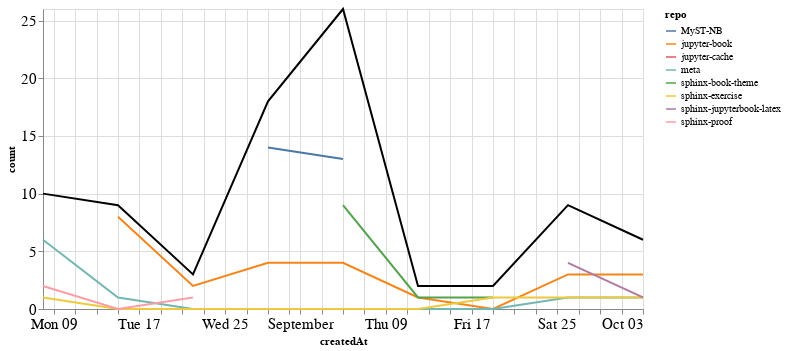

The notebook cell this image was saved under:
### Markdown cell above
### Comments

### Code cell
comments_time = comments.groupby('repo').resample('W', on='createdAt').count()['author'].reset_index()
comments_time = comments_time.rename(columns={'author': 'count'})
comments_time_total = comments_time.groupby('createdAt').agg({"count": "sum"}).reset_index()
ch1 = alt.Chart(comments_time, width=600).mark_line().encode(
    x='createdAt',
    y='count',
    color='repo',
    tooltip="repo"
)

ch2 = alt.Chart(comments_time_total, width=600).mark_line(color="black").encode(
    x='createdAt',
    y='count',
)

ch1 + ch2

### Figure 1 — Vega-Lite specification as saved in the notebook (floating-point values rounded to 4 significant figures)
{"config": {"axisLeft": {"labelFontSize": 15}, "axisBottom": {"labelFontSize": 15}}, "layer": [{"data": {"name": "data-406feecd6f3638c796db853070efd1f3"}, "mark": "line", "encoding": {"color": {"type": "nominal", "field": "repo"}, "tooltip": {"type": "nominal", "field": "repo"}, "x": {"type": "temporal", "field": "createdAt"}, "y": {"type": "quantitative", "field": "count"}}, "width": 600}, {"data": {"name": "data-69035f085f4406d6483a5a895c049c2a"}, "mark": {"type": "line", "color": "black"}, "encoding": {"x": {"type": "temporal", "field": "createdAt"}, "y": {"type": "quantitative", "field": "count"}}, "width": 600}], "$schema": "https://vega.github.io/schema/vega-lite/v4.8.1.json", "datasets": {"data-406feecd6f3638c796db853070efd1f3": [{"repo": "MyST-NB", "createdAt": "2021-08-29T00:00:00", "count": 14}, {"repo": "MyST-NB", "createdAt": "2021-09-05T00:00:00", "count": 13}, {"repo": "jupyter-book", "createdAt": "2021-08-15T00:00:00", "count": 8}, {"repo": "jupyter-book", "createdAt": "2021-08-22T00:00:00", "count": 2}, {"repo": "jupyter-book", "createdAt": "2021-08-29T00:00:00", "count": 4}, {"repo": "jupyter-book", "createdAt": "2021-09-05T00:00:00", "count": 4}, {"repo": "jupyter-book", "createdAt": "2021-09-12T00:00:00", "count": 1}, {"repo": "jupyter-book", "createdAt": "2021-09-19T00:00:00", "count": 0}, {"repo": "jupyter-book", "createdAt": "2021-09-26T00:00:00", "count": 3}, {"repo": "jupyter-book", "createdAt": "2021-10-03T00:00:00", "count": 3}, {"repo": "jupyter-cache", "createdAt": "2021-08-08T00:00:00", "count": 1}, {"repo": "meta", "createdAt": "2021-08-08T00:00:00", "count": 6}, {"repo": "meta", "createdAt": "2021-08-15T00:00:00", "count": 1}, {"repo": "meta", "createdAt": "2021-08-22T00:00:00", "count": 0}, {"repo": "meta", "createdAt": "2021-08-29T00:00:00", "count": 0}, {"repo": "meta", "createdAt": "2021-09-05T00:00:00", "count": 0}, {"repo": "meta", "createdAt": "2021-09-12T00:00:00", "count": 0}, {"repo": "meta", "createdAt": "2021-09-19T00:00:00", "count": 0}, {"repo": "meta", "createdAt": "2021-09-26T00:00:00", "count": 1}, {"repo": "meta", "createdAt": "2021-10-03T00:00:00", "count": 1}, {"repo": "sphinx-book-theme", "createdAt": "2021-09-05T00:00:00", "count": 9}, {"repo": "sphinx-book-theme", "createdAt": "2021-09-12T00:00:00", "count": 1}, {"repo": "sphinx-book-theme", "createdAt": "2021-09-19T00:00:00", "count": 1}, {"repo": "sphinx-exercise", "createdAt": "2021-08-08T00:00:00", "count": 1}, {"repo": "sphinx-exercise", "createdAt": "2021-08-15T00:00:00", "count": 0}, {"repo": "sphinx-exercise", "createdAt": "2021-08-22T00:00:00", "count": 0}, {"repo": "sphinx-exercise", "createdAt": "2021-08-29T00:00:00", "count": 0}, {"repo": "sphinx-exercise", "createdAt": "2021-09-05T00:00:00", "count": 0}, {"repo": "sphinx-exercise", "createdAt": "2021-09-12T00:00:00", "count": 0}, {"repo": "sphinx-exercise", "createdAt": "2021-09-19T00:00:00", "count": 1}, {"repo": "sphinx-exercise", "createdAt": "2021-09-26T00:00:00", "count": 1}, {"repo": "sphinx-exercise", "createdAt": "2021-10-03T00:00:00", "count": 1}, {"repo": "sphinx-jupyterbook-latex", "createdAt": "2021-09-26T00:00:00", "count": 4}, {"repo": "sphinx-jupyterbook-latex", "createdAt": "2021-10-03T00:00:00", "count": 1}, {"repo": "sphinx-proof", "createdAt": "2021-08-08T00:00:00", "count": 2}, {"repo": "sphinx-proof", "createdAt": "2021-08-15T00:00:00", "count": 0}, {"repo": "sphinx-proof", "createdAt": "2021-08-22T00:00:00", "count": 1}], "data-69035f085f4406d6483a5a895c049c2a": [{"createdAt": "2021-08-08T00:00:00", "count": 10}, {"createdAt": "2021-08-15T00:00:00", "count": 9}, {"createdAt": "2021-08-22T00:00:00", "count": 3}, {"createdAt": "2021-08-29T00:00:00", "count": 18}, {"createdAt": "2021-09-05T00:00:00", "count": 26}, {"createdAt": "2021-09-12T00:00:00", "count": 2}, {"createdAt": "2021-09-19T00:00:00", "count": 2}, {"createdAt": "2021-09-26T00:00:00", "count": 9}, {"createdAt": "2021-10-03T00:00:00", "count": 6}]}}
